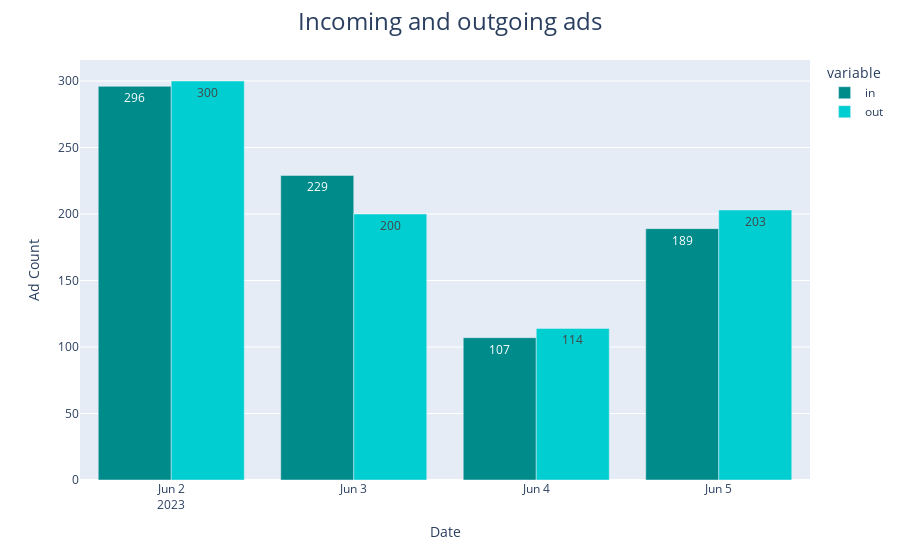

Notebook code for this chart:
### Code cell
fig_bar_population_new_left = px.bar(df_population, x='extraction_date', y=['in', 'out'], orientation='v', 
                                     barmode="group")
fig_bar_population_new_left.update_traces(marker_color='darkcyan', selector=dict(type='bar', name='in'))
fig_bar_population_new_left.update_traces(marker_color='darkturquoise', selector=dict(type='bar', name='out'))

fig_bar_population_new_left.update_traces(text=df_population['in'], textposition='auto', selector=dict(type='bar', name='in'))
fig_bar_population_new_left.update_traces(text=df_population['out'], textposition='auto', selector=dict(type='bar', name='out'))

fig_bar_population_new_left.update_layout(
    title="Incoming and outgoing ads",
    title_font=dict(size=24),
    title_x=0.5
)

fig_bar_population_new_left.update_layout(
    xaxis_title='Date',
    yaxis_title='Ad Count'
)

fig_bar_population_new_left.show()

### Figure 1 — Plotly figure (JSON) as saved in the notebook; plotly's stock layout.template omitted (floating-point values rounded to 4 significant figures)
{"data": [{"alignmentgroup": "True", "hovertemplate": "variable=in<br>extraction_date=%{x}<br>value=%{y}<extra></extra>", "legendgroup": "in", "marker": {"color": "darkcyan", "pattern": {"shape": ""}}, "name": "in", "offsetgroup": "in", "orientation": "v", "showlegend": true, "text": [296, 229, 107, 189], "textposition": "auto", "type": "bar", "x": ["2023-06-02", "2023-06-03", "2023-06-04", "2023-06-05"], "xaxis": "x", "y": [296, 229, 107, 189], "yaxis": "y"}, {"alignmentgroup": "True", "hovertemplate": "variable=out<br>extraction_date=%{x}<br>value=%{y}<extra></extra>", "legendgroup": "out", "marker": {"color": "darkturquoise", "pattern": {"shape": ""}}, "name": "out", "offsetgroup": "out", "orientation": "v", "showlegend": true, "text": [300, 200, 114, 203], "textposition": "auto", "type": "bar", "x": ["2023-06-02", "2023-06-03", "2023-06-04", "2023-06-05"], "xaxis": "x", "y": [300, 200, 114, 203], "yaxis": "y"}], "layout": {"barmode": "group", "legend": {"title": {"text": "variable"}, "tracegroupgap": 0}, "margin": {"t": 60}, "title": {"font": {"size": 24}, "text": "Incoming and outgoing ads", "x": 0.5}, "xaxis": {"anchor": "y", "domain": [0, 1], "title": {"text": "Date"}}, "yaxis": {"anchor": "x", "domain": [0, 1], "title": {"text": "Ad Count"}}}}
